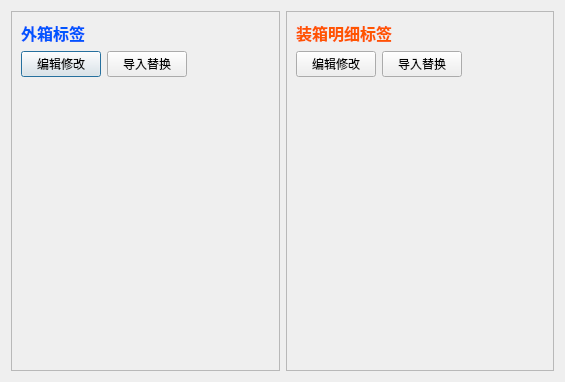
<?xml version="1.0" encoding="UTF-8"?>
<ui version="4.0">
 <class>Dialog</class>
 <widget class="QDialog" name="Dialog">
  <property name="geometry">
   <rect>
    <x>0</x>
    <y>0</y>
    <width>565</width>
    <height>382</height>
   </rect>
  </property>
  <property name="windowTitle">
   <string>Dialog</string>
  </property>
  <layout class="QHBoxLayout" name="horizontalLayout">
   <item>
    <widget class="QFrame" name="frame">
     <property name="frameShape">
      <enum>QFrame::StyledPanel</enum>
     </property>
     <property name="frameShadow">
      <enum>QFrame::Raised</enum>
     </property>
     <layout class="QVBoxLayout" name="verticalLayout">
      <item>
       <layout class="QHBoxLayout" name="horizontalLayout_2">
        <item>
         <widget class="QLabel" name="label">
          <property name="text">
           <string>&lt;html&gt;&lt;head/&gt;&lt;body&gt;&lt;p&gt;&lt;span style=&quot; font-size:12pt; font-weight:600; color:#0055ff;&quot;&gt;外箱标签&lt;/span&gt;&lt;/p&gt;&lt;/body&gt;&lt;/html&gt;</string>
          </property>
         </widget>
        </item>
        <item>
         <spacer name="horizontalSpacer">
          <property name="orientation">
           <enum>Qt::Horizontal</enum>
          </property>
          <property name="sizeHint" stdset="0">
           <size>
            <width>40</width>
            <height>20</height>
           </size>
          </property>
         </spacer>
        </item>
       </layout>
      </item>
      <item>
       <layout class="QHBoxLayout" name="horizontalLayout_3">
        <item>
         <widget class="QPushButton" name="pB_edit_wx">
          <property name="text">
           <string>编辑修改</string>
          </property>
         </widget>
        </item>
        <item>
         <widget class="QPushButton" name="pB_imp_wx">
          <property name="text">
           <string>导入替换</string>
          </property>
         </widget>
        </item>
        <item>
         <spacer name="horizontalSpacer_2">
          <property name="orientation">
           <enum>Qt::Horizontal</enum>
          </property>
          <property name="sizeHint" stdset="0">
           <size>
            <width>40</width>
            <height>20</height>
           </size>
          </property>
         </spacer>
        </item>
       </layout>
      </item>
      <item>
       <widget class="QLabel" name="lb_show_wx">
        <property name="sizePolicy">
         <sizepolicy hsizetype="Ignored" vsizetype="Expanding">
          <horstretch>0</horstretch>
          <verstretch>0</verstretch>
         </sizepolicy>
        </property>
        <property name="text">
         <string>&lt;html&gt;&lt;head/&gt;&lt;body&gt;&lt;p&gt;&lt;br/&gt;&lt;/p&gt;&lt;/body&gt;&lt;/html&gt;</string>
        </property>
       </widget>
      </item>
      <item>
       <spacer name="verticalSpacer">
        <property name="orientation">
         <enum>Qt::Vertical</enum>
        </property>
        <property name="sizeHint" stdset="0">
         <size>
          <width>20</width>
          <height>40</height>
         </size>
        </property>
       </spacer>
      </item>
     </layout>
    </widget>
   </item>
   <item>
    <widget class="QFrame" name="frame_2">
     <property name="frameShape">
      <enum>QFrame::StyledPanel</enum>
     </property>
     <property name="frameShadow">
      <enum>QFrame::Raised</enum>
     </property>
     <layout class="QVBoxLayout" name="verticalLayout_2">
      <item>
       <layout class="QHBoxLayout" name="horizontalLayout_5">
        <item>
         <widget class="QLabel" name="label_5">
          <property name="text">
           <string>&lt;html&gt;&lt;head/&gt;&lt;body&gt;&lt;p&gt;&lt;span style=&quot; font-size:12pt; font-weight:600; color:#ff5500;&quot;&gt;装箱明细标签&lt;/span&gt;&lt;/p&gt;&lt;/body&gt;&lt;/html&gt;</string>
          </property>
         </widget>
        </item>
        <item>
         <spacer name="horizontalSpacer_4">
          <property name="orientation">
           <enum>Qt::Horizontal</enum>
          </property>
          <property name="sizeHint" stdset="0">
           <size>
            <width>40</width>
            <height>20</height>
           </size>
          </property>
         </spacer>
        </item>
       </layout>
      </item>
      <item>
       <layout class="QHBoxLayout" name="horizontalLayout_4">
        <item>
         <widget class="QPushButton" name="pB_edit_nx">
          <property name="text">
           <string>编辑修改</string>
          </property>
         </widget>
        </item>
        <item>
         <widget class="QPushButton" name="pB_imp_nx">
          <property name="text">
           <string>导入替换</string>
          </property>
         </widget>
        </item>
        <item>
         <spacer name="horizontalSpacer_3">
          <property name="orientation">
           <enum>Qt::Horizontal</enum>
          </property>
          <property name="sizeHint" stdset="0">
           <size>
            <width>40</width>
            <height>20</height>
           </size>
          </property>
         </spacer>
        </item>
       </layout>
      </item>
      <item>
       <widget class="QLabel" name="lb_show_nx">
        <property name="sizePolicy">
         <sizepolicy hsizetype="Ignored" vsizetype="Expanding">
          <horstretch>0</horstretch>
          <verstretch>0</verstretch>
         </sizepolicy>
        </property>
        <property name="text">
         <string>&lt;html&gt;&lt;head/&gt;&lt;body&gt;&lt;p&gt;&lt;br/&gt;&lt;/p&gt;&lt;/body&gt;&lt;/html&gt;</string>
        </property>
       </widget>
      </item>
      <item>
       <spacer name="verticalSpacer_2">
        <property name="orientation">
         <enum>Qt::Vertical</enum>
        </property>
        <property name="sizeHint" stdset="0">
         <size>
          <width>20</width>
          <height>40</height>
         </size>
        </property>
       </spacer>
      </item>
     </layout>
    </widget>
   </item>
  </layout>
 </widget>
 <resources/>
 <connections/>
</ui>
